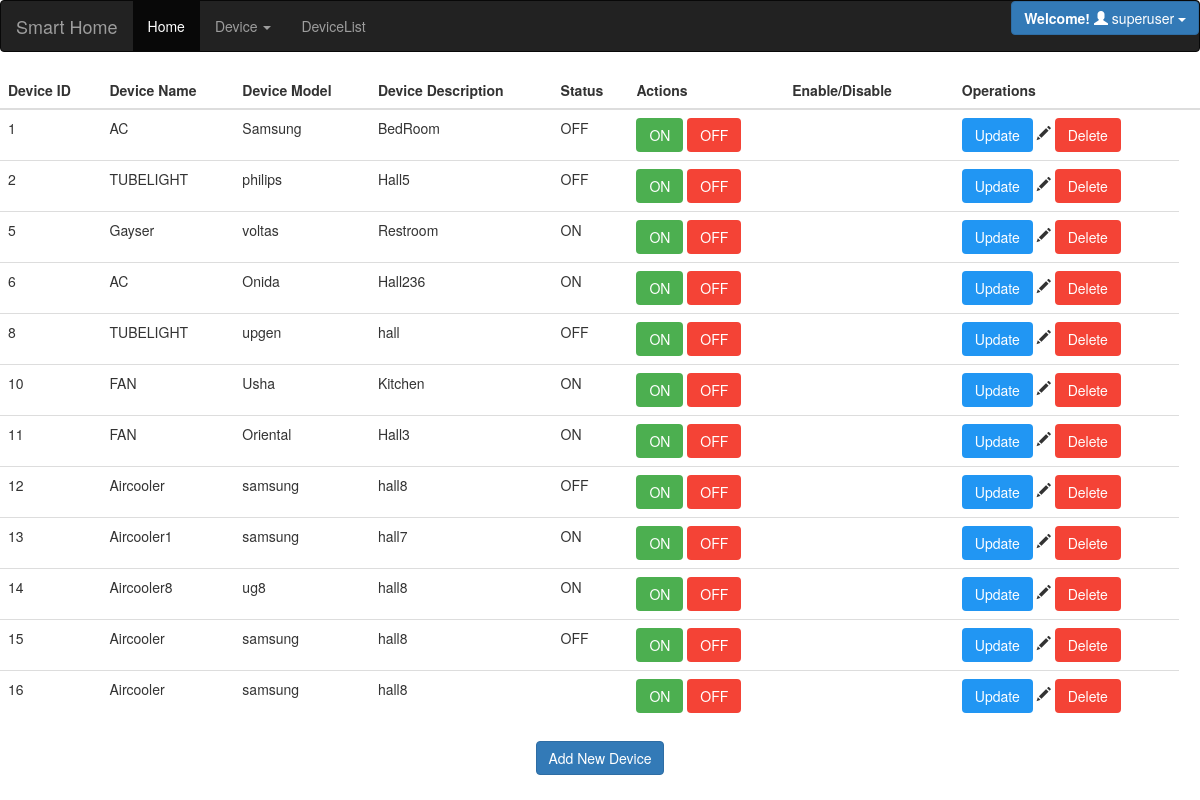
Screenshot of /devicelist (signed in) with the database file from the repository.
### pgpd/models.py (models this page shows)
class Devices(models.Model):
    devicename=models.CharField(max_length=20)
    devicemodel=models.CharField(max_length=10)
    devicedsc=models.CharField(max_length=50)
    devicestatus=models.CharField(max_length=10)
    class Meta:
        db_table="devices"

### pgpd/views.py (the view)
# urls.py: path('devicelist',views.devicelist),
@login_required(login_url='/index') # Decorator using for login required
def devicelist(request):
    device=Devices.objects.all()
    return render(request,"devicelist.html",{'device':device})

### pgpd/templates/devicelist.html (shortened to what this page needs)
<!DOCTYPE html>
<html lang="en">
<head> <title>Device List</title>
    <link rel="stylesheet" type="text/css" href="\static\style.css">
	<link rel="stylesheet" href="https://maxcdn.bootstrapcdn.com/bootstrap/3.3.7/css/bootstrap.min.css">
</head>
<body>
{% load staticfiles %}
<nav class="navbar navbar-inverse">
  <div class="container-fluid">
    <div class="navbar-header">
      <a class="navbar-brand" href="#">Smart Home</a>
    </div>
    <ul class="nav navbar-nav">
      <li class="active"><a href="/index">Home</a></li>
      <li class="dropdown"><a class="dropdown-toggle" data-toggle="dropdown" href="#">Device <span class="caret"></span></a>
      </li>
      <li><a href="/devicelist">DeviceList</a></li>
    </ul>
    <ul class="nav navbar-nav navbar-right">
	 <div class="dropdown">
	  <button class="btn btn-primary dropdown-toggle" type="button" data-toggle="dropdown"><strong>Welcome!</strong> <div class="glyphicon glyphicon-user"></div> {{user.username}}
	  <span class="caret"></span></button>
	</div>
    </ul>
  </div>
</nav>
  <div class="table-responsive">
  <table class="table">
    <thead class="thead-light">
    <tr>
        <th>Device ID</th>
        <th>Device Name</th>
        <th>Device Model</th>
        <th>Device Description</th>
        <th>Status</th>
        <th>Actions</th>
        <th>Enable/Disable<th>
        <th>Operations<th>
    </tr>
    </thead>
    <tbody>
{% for devices in device %}
    <tr>
        <td>{{ devices.id }}</td>
        <td>{{ devices.devicename }}</td>
        <td>{{ devices.devicemodel }}</td>
        <td>{{ devices.devicedsc }}</td>
        <td>{{ devices.devicestatus }}</td>
        <td><form action="/onoffbutton/{{devices.id}}" method="post">
         <input type="submit" class="btn success"name='devstatus' value="ON"/>
         <input type="submit"class="btn danger" name='devstatus' value="OFF"/>
         </form>
         </td>
        <td></td>
        <td></td>
        <td> <input type="button" class="btn info"  value="Update" onclick="window.location.href='/deviceedit/{{ devices.id }}'" />
       		 <span class="glyphicon glyphicon-pencil" ></span>
             <input type="button" class="btn danger" value="Delete" onclick="window.location.href='/devicedelete/{{ devices.id }}'">
        </td>
    </tr>
{% endfor %}
    </tbody>
</table>
</div>
<center><a href="/device" class="btn btn-primary">Add New Device</a></center>
</body>
</html>

### pgpd/static/style.css (style rules this page uses)
.btn { border: none; color: white; padding: 14px 28px; font-size: 16px; cursor: pointer; }
.success { background-color: #4CAF50; }
.info { background-color: #2196F3; }
.danger { background-color: #f44336; }

### rows the page displays
Devices: id "1", devicename "AC", devicemodel "Samsung", devicedsc "BedRoom", devicestatus "OFF"
Devices: id "2", devicename "TUBELIGHT", devicemodel "philips", devicedsc "Hall5", devicestatus "OFF"
Devices: id "5", devicename "Gayser", devicemodel "voltas", devicedsc "Restroom", devicestatus "ON"
Devices: id "6", devicename "AC", devicemodel "Onida", devicedsc "Hall236", devicestatus "ON"
Devices: id "8", devicename "TUBELIGHT", devicemodel "upgen", devicedsc "hall", devicestatus "OFF"
Devices: id "10", devicename "FAN", devicemodel "Usha", devicedsc "Kitchen", devicestatus "ON"
Devices: id "11", devicename "FAN", devicemodel "Oriental", devicedsc "Hall3", devicestatus "ON"
Devices: id "12", devicename "Aircooler", devicemodel "samsung", devicedsc "hall8", devicestatus "OFF"
Devices: id "13", devicename "Aircooler1", devicemodel "samsung", devicedsc "hall7", devicestatus "ON"
Devices: id "14", devicename "Aircooler8", devicemodel "ug8", devicedsc "hall8", devicestatus "ON"
Devices: id "15", devicename "Aircooler", devicemodel "samsung", devicedsc "hall8", devicestatus "OFF"
Devices: id "16", devicename "Aircooler", devicemodel "samsung", devicedsc "hall8"

### other values shown
{{ user.username }} "superuser"
